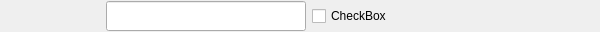
<?xml version="1.0" encoding="UTF-8"?>
<ui version="4.0">
 <class>SqlIdItemLabel</class>
 <widget class="QWidget" name="SqlIdItemLabel">
  <property name="geometry">
   <rect>
    <x>0</x>
    <y>0</y>
    <width>600</width>
    <height>32</height>
   </rect>
  </property>
  <property name="minimumSize">
   <size>
    <width>600</width>
    <height>0</height>
   </size>
  </property>
  <property name="maximumSize">
   <size>
    <width>600</width>
    <height>16777215</height>
   </size>
  </property>
  <property name="windowTitle">
   <string>SqlIdItemLabel</string>
  </property>
  <layout class="QGridLayout" name="gridLayout">
   <property name="leftMargin">
    <number>0</number>
   </property>
   <property name="topMargin">
    <number>0</number>
   </property>
   <property name="rightMargin">
    <number>0</number>
   </property>
   <property name="bottomMargin">
    <number>0</number>
   </property>
   <property name="spacing">
    <number>0</number>
   </property>
   <item row="0" column="0">
    <layout class="QHBoxLayout" name="horizontalLayout">
     <item>
      <widget class="QLabel" name="label_title">
       <property name="minimumSize">
        <size>
         <width>100</width>
         <height>0</height>
        </size>
       </property>
       <property name="text">
        <string/>
       </property>
      </widget>
     </item>
     <item>
      <widget class="QLineEdit" name="lineEdit_sqldata">
       <property name="minimumSize">
        <size>
         <width>200</width>
         <height>30</height>
        </size>
       </property>
       <property name="maximumSize">
        <size>
         <width>200</width>
         <height>16777215</height>
        </size>
       </property>
      </widget>
     </item>
     <item>
      <widget class="QCheckBox" name="checkBox_sqlid">
       <property name="minimumSize">
        <size>
         <width>300</width>
         <height>0</height>
        </size>
       </property>
       <property name="maximumSize">
        <size>
         <width>300</width>
         <height>16777215</height>
        </size>
       </property>
       <property name="text">
        <string>CheckBox</string>
       </property>
      </widget>
     </item>
    </layout>
   </item>
  </layout>
 </widget>
 <layoutdefault spacing="6" margin="11"/>
 <resources/>
 <connections/>
</ui>
